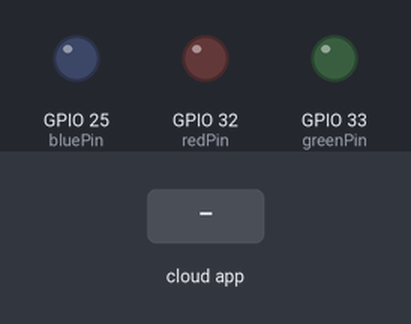
A sketch run on a simulated ESP32. On the bench: output pins drawn as LEDs (lit = HIGH). The test bench sets the inputs (shaded band). WiFi joins after 1.5 s; servers stay silent unless stated; what the sketch prints to the serial monitor is not drawn.

Above: at 2.8 s.
2.9 s: the phone or cloud app sets color to red
At 3.6 s:
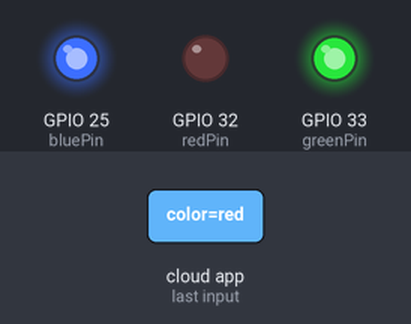
4.4 s: the phone or cloud app sets color to white
At 4.7 s:
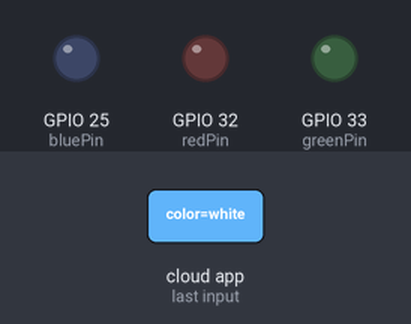
Timing chart, 0 to 7.4 s (numbered marks = the images above; inputs shaded):
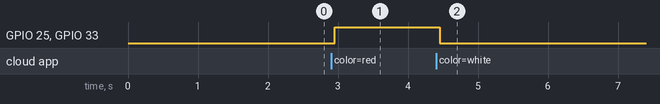

The sketch:

esp32Code.ino
```cpp
#include "connect_to_wifi.h"
#include "firebase_setup.h"


void setup() {

  Serial.begin(115200);
  ConnectToWiFi();
  setupOutputPins();
  connectToFirebase();
  streamData();
}

void loop() {
}
```

connect_to_wifi.cpp
```cpp
#include "connect_to_wifi.h"

#define WIFI_SSID "add wifi ssid"
#define WIFI_PASSWORD "add wifi password"


void ConnectToWiFi()
{

  WiFi.mode(WIFI_STA);
  WiFi.begin(WIFI_SSID, WIFI_PASSWORD);
  Serial.print("Connecting to "); Serial.println(WIFI_SSID);

  uint8_t i = 0;
  while (WiFi.status() != WL_CONNECTED)
  {
    Serial.print('.');
    delay(500);

    if ((++i % 16) == 0)
    {
      Serial.println(F(" still trying to connect"));
    }
  }

  Serial.print(F("Connected. My IP address is: "));
  Serial.println(WiFi.localIP());
}
```

connect_to_wifi.h
```cpp
#ifndef CONNECT_TO_WIFI_H
#define CONNECT_TO_WIFI_H
#include <Arduino.h>
#include <WiFi.h>

void ConnectToWiFi();

#endif
```

firebase_setup.cpp
```cpp
#include "firebase_setup.h"
#include <addons/TokenHelper.h>

// Provide the RTDB payload printing info and other helper functions.
#include <addons/RTDBHelper.h>
// firebase secrets
#define FIREBASE_HOST "add database url here"
#define FIREBASE_AUTH "add auth api here"

#define USER_EMAIL "add email here"
#define USER_PASSWORD "add password"


//variables
FirebaseData stream;
FirebaseAuth auth;
FirebaseConfig config;


int redPin = 32;
int greenPin = 33;
int bluePin = 25;
Color color = RED;
void setupOutputPins() {
  pinMode(redPin, OUTPUT);
  pinMode(bluePin, OUTPUT);
  pinMode(greenPin, OUTPUT);
}
void streamCallback(FirebaseStream data) {
  printResult(data);
  Serial.println();
  String colorFromDb = data.to<String>();
  assignColor(colorFromDb);
  handleLEDColor(color);
}

void streamTimeoutCallback(bool timeout) {
  if (timeout)
    Serial.println("stream timed out, resuming...\n");

  if (!stream.httpConnected())
    Serial.printf("error code: %d, reason: %s\n\n", stream.httpCode(), stream.errorReason().c_str());
}


void connectToFirebase() {
  config.api_key = FIREBASE_AUTH;
  /* Assign the user sign in credentials */
  auth.user.email = USER_EMAIL;
  auth.user.password = USER_PASSWORD;
  /* Assign the RTDB URL (required) */
  config.database_url = FIREBASE_HOST;
  Firebase.begin(&config, &auth);
}

void streamData() {

  if (!Firebase.RTDB.beginStream(&stream, "/color"))
    Serial.printf("sream begin error, %s\n\n", stream.errorReason().c_str());

  Firebase.RTDB.setStreamCallback(&stream, streamCallback, streamTimeoutCallback);
}

void handleLEDColor(Color clr) {
  switch (clr) {
    case RED:
      digitalWrite(redPin, LOW);
      digitalWrite(greenPin, HIGH);
      digitalWrite(bluePin, HIGH);
      break;
    case WHITE:
      digitalWrite(redPin, LOW);
      digitalWrite(greenPin, LOW);
      digitalWrite(bluePin, LOW);
      break;
    case BLUE:
      digitalWrite(redPin, HIGH);
      digitalWrite(greenPin, HIGH);
      digitalWrite(bluePin, LOW);
      break;
    default:
      digitalWrite(redPin, HIGH);
      digitalWrite(greenPin, HIGH);
      digitalWrite(bluePin, HIGH);
      break;
  }
}

void assignColor(String clr) {
  if (clr == "red") {
    color = RED;
  } else if (clr == "white") {
    color = WHITE;
  } else {
    color = BLUE;
  }
}
```

firebase_setup.h
```cpp
#ifndef FIREBASE_SETUP_H
#define FIREBASE_SETUP_H

#include <Firebase_ESP_Client.h>
#include <Arduino.h>
enum Color { UNDEF,
             RED,
             BLUE,
             WHITE };

void setupOutputPins();
void connectToFirebase();
void streamData();
void handleLEDColor(Color clr);
void assignColor(String clr);
#endif
```

Measured:
- after the input at 2.9 s, GPIO 25 (bluePin), GPIO 33 (greenPin): LOW → HIGH after 0.05 s
- after the input at 4.4 s, GPIO 25 (bluePin), GPIO 33 (greenPin): HIGH → LOW after 0.05 s
